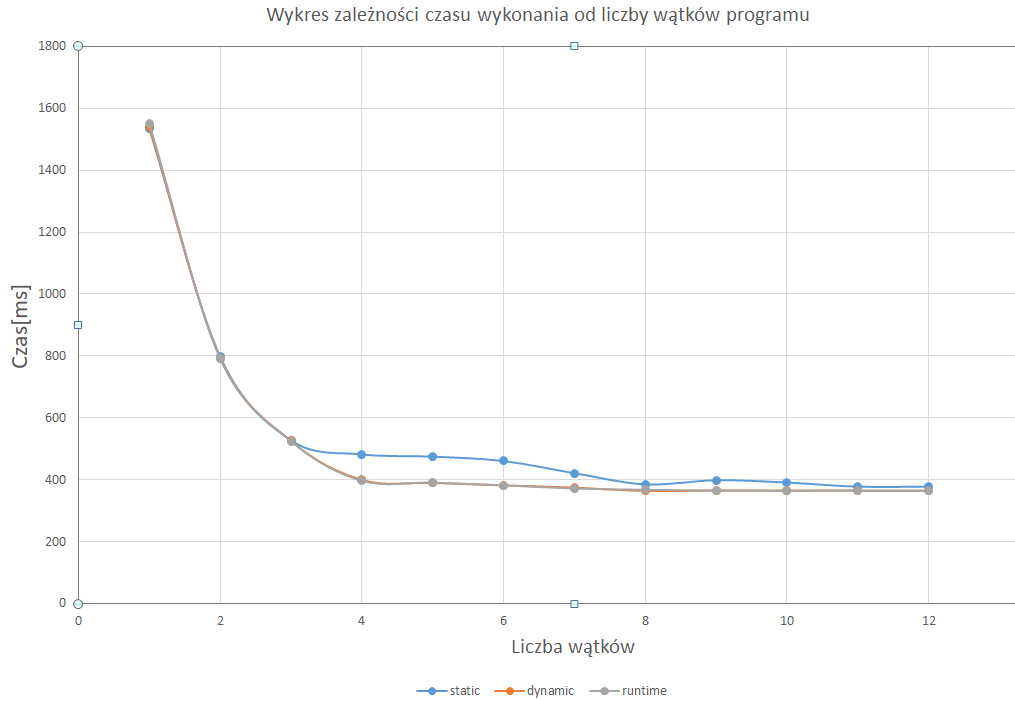
//> input picture Zad1/wykres.PNG, 1015 x 701 px
$ ./gauss_omp 3 wykres.PNG wykres.PNG   (built with g++ and OpenCV 4)
//> lines starting //> are read from the running program, lines starting //| are printed output that depends on the picture
#include <stdlib.h>
#include <iostream>
#include <cmath>
#include <omp.h>
#include "opencv2/imgproc/imgproc.hpp" //pliki naglowkowe OpenCv
#include "opencv2/core/core.hpp"
#include "opencv2/highgui/highgui.hpp"

using namespace std;
using namespace cv; //przestrzen nazw OpenCv


int main(int argc, char **argv)
{
	int column, row, R, G, B, x, y;
   	const int mask[5][5] = {			//druga wersja filtru dolnoprzepustowego wykorzystującego funkcję Gaussa
   				{1,1,2,1,1},
    		    {1,2,4,2,1},
    		    {2,4,8,4,2},
    		    {1,2,4,2,1},
  				{1,1,2,1,1}
				};
int SumMask = 52; //suma liczb w filtrze
	double begin_time, end_time, total_time; //zmienne wykorzystywane do zliczania czasu dzialania programu

	if(argc!=4){
		cout << "Niepoprawna liczba oargumentow" << argc; //sprawdzenie ilosci argumentow podanych przy wywolaniu programu
		exit(-1);
	}
	int n_thr = atoi(argv[1]); //rzutowanie char do int
	if(n_thr <= 0 || n_thr > 15) //Zabezpieczenie przed niepodaniem liczby wątków
	{
		cout << "Numer watku musi byc poprawny i mniejszy niz 16";
		exit(-1);
	}


	//Wczytanie i tworzenie obrazka
	char* imgName = argv[2];
	char* imgOutName = argv[3];
	Mat img;
	img = imread(imgName, CV_LOAD_IMAGE_COLOR);
//> img is the input picture: 701 rows x 1015 cols, CV_8UC3; mean B, G, R 252.4, 252.3, 252.3

	if(!img.data) {										// sprawdzdenie czy wejściowy obrazek istnieje
		cout << "Nie mozna wczytac" << imgName;
		return -1;
	}

    int columns = img.cols;  //oblicza liczbe kolumn w obrazku
//> columns = 1015
	int rows = img.rows;	//oblicza liczbe wierszy w obrazku
//> rows = 701
	Mat imgScore = Mat(rows-4, columns-4, CV_8UC3); // CV_8UC3 - 8-bit unsigned integer matrix/image with 3 channels
	begin_time = omp_get_wtime(); //rozpoczecie liczenia czasu
	#pragma omp parallel for shared(img, imgScore) private(x, y , column, row, R, G, B) num_threads(n_thr) schedule(static) //definicja OpenMP
	for(row = 2; row < rows-2; row++) // przeszukiwanie calego obrazka
	{
		for(column = 2; column < columns-2; column++)
		{
			int startA = row -2;
			int startB = column -2;
			Vec3b &pixelResult = imgScore.at<Vec3b>(startA, startB); //wybrany piksel
			R = 0;
			G = 0;
			B = 0;
			for(x=0; x < 5; x++) // normalizacja maski
				for(y=0; y < 5; y++){
					Vec3b pixelSource = img.at<Vec3b>(startA + x, startB + y);
                    R += pixelSource.val[0] * mask[x][y]; //nowy pixel (R)
                    G += pixelSource.val[1] * mask[x][y]; //nowy pixel (G)
                    B += pixelSource.val[2] * mask[x][y]; //nowy pixel (B)
				}
            pixelResult.val[0] = R/SumMask;  // dzielenie przez sume wszystkich wag maski
            pixelResult.val[1] = G/SumMask;
            pixelResult.val[2] = B/SumMask;
		}
	}
//> this loop made 697 passes
//> (R, G, B) on passes 1 to 3: (13260, 13260, 13260), (13260, 13260, 13260), (13260, 13260, 13260)
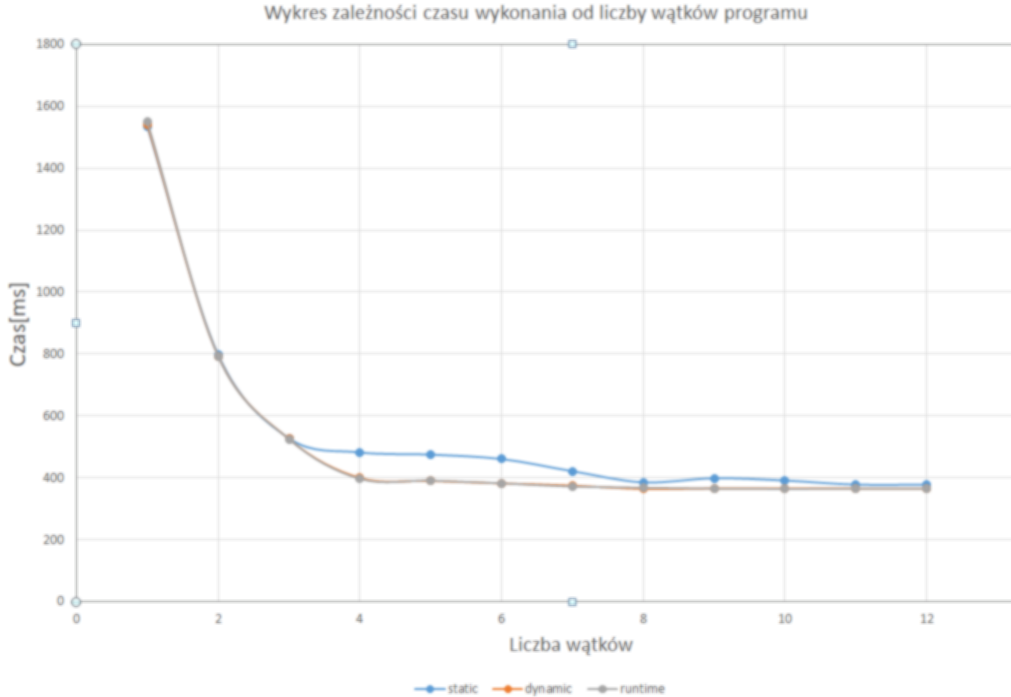
//> imgScore: 697 rows x 1011 cols, CV_8UC3; mean B, G, R 252.3, 252.2, 252.2
//> after the loop, R = 13260; G = 13260; B = 13260
	end_time = omp_get_wtime(); // zakonczenie liczenia czasu
	total_time = ((end_time - begin_time)*1000); // przeksztalcenie otrzymanego czasu do postaci ms
	cout << "Czas: " << total_time << " ms" << endl; //wyświetlanie czasu

	imwrite(imgOutName, imgScore); //zapis obrazka
	return 0;
}
